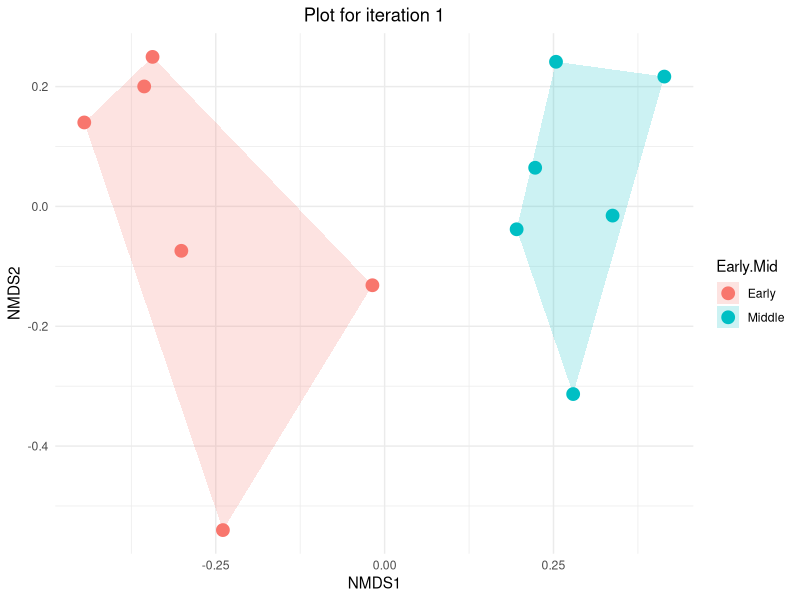
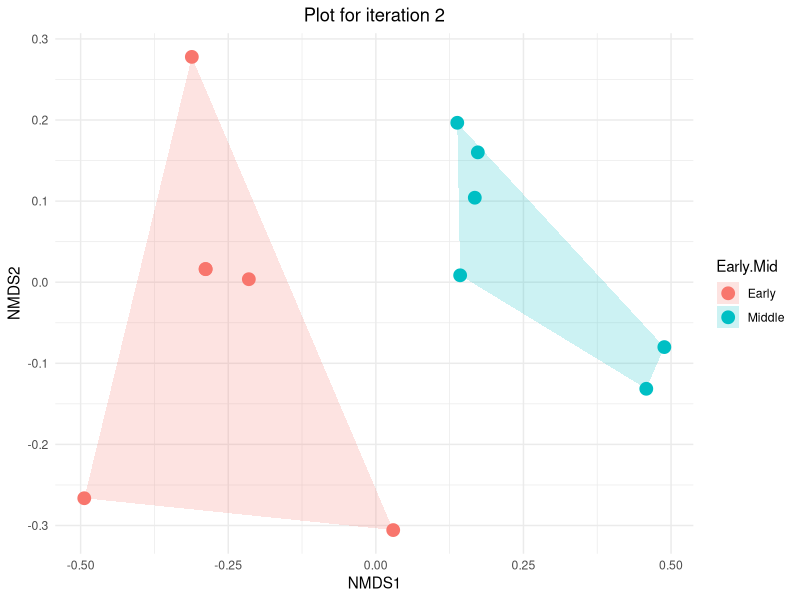
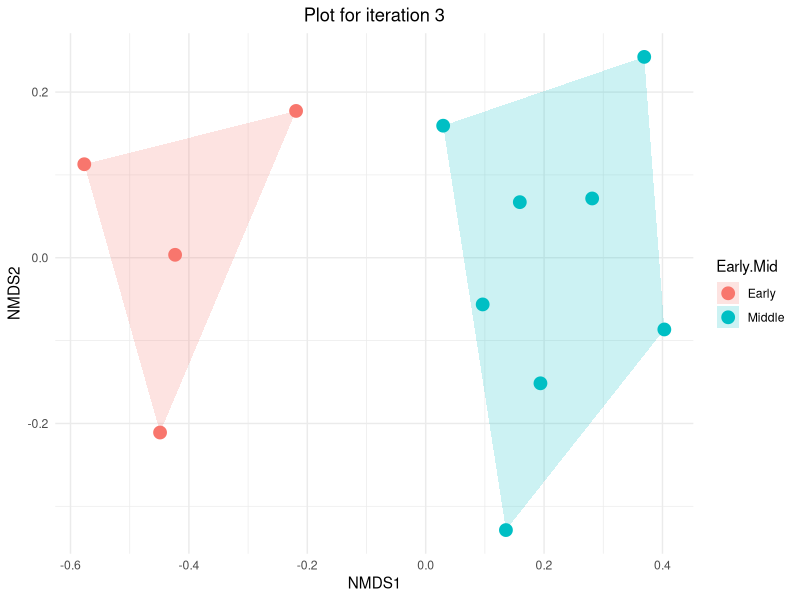
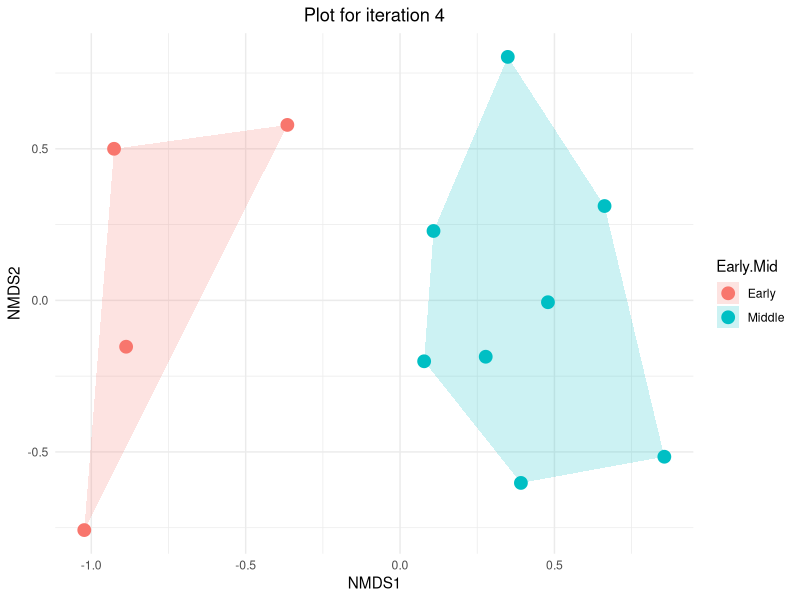
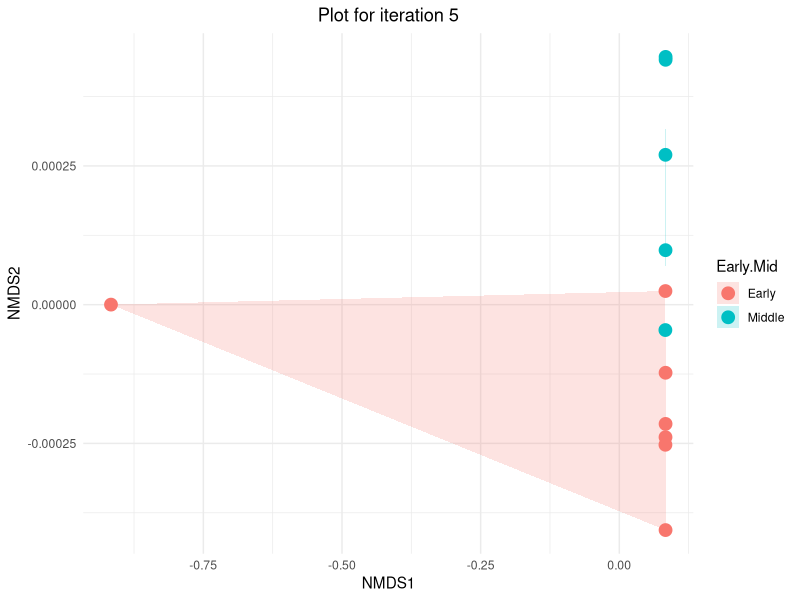
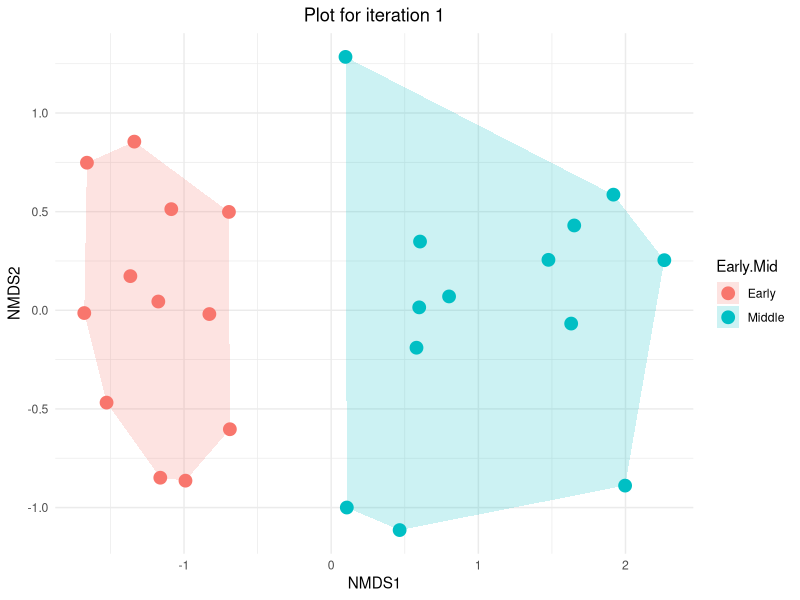
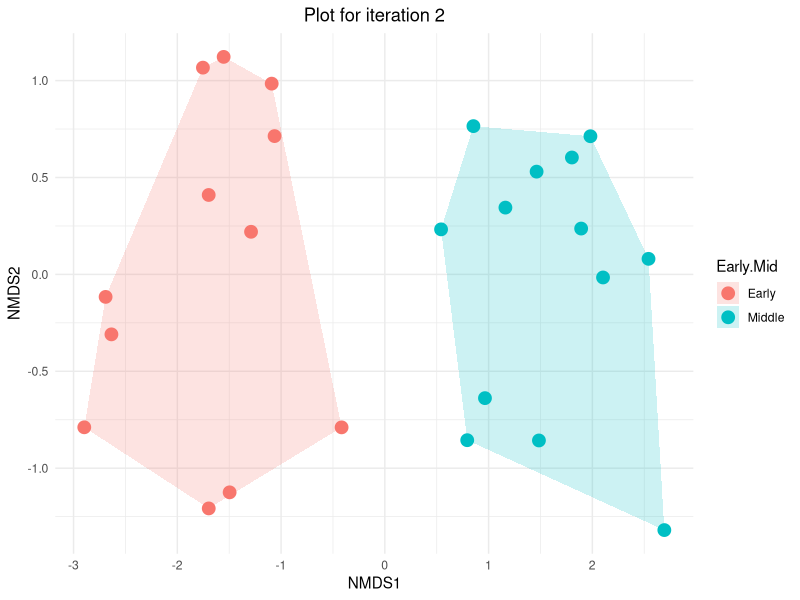
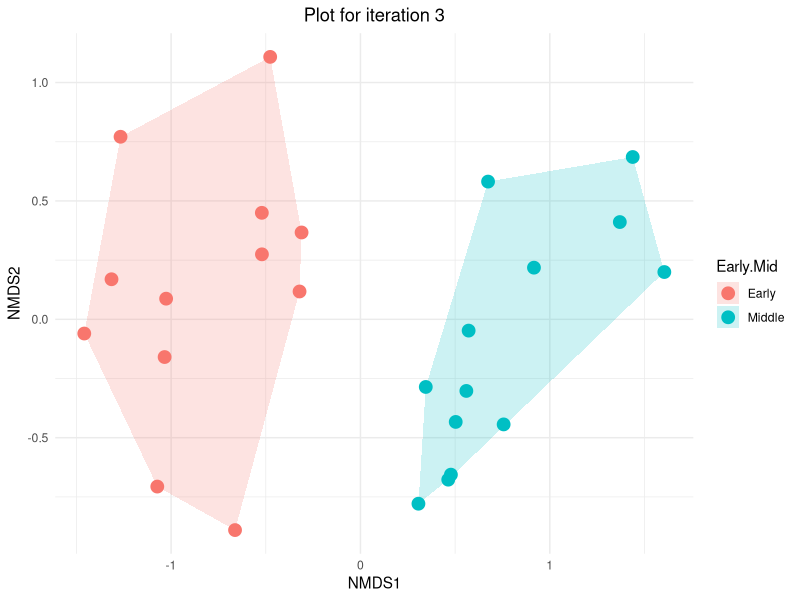

Source code (R) for these figures, in order: (Note: this script raises an error after producing the figures.)
# load libraries
library("dplyr")
library("vegan")
library("ggplot2")

# create directory to store protocol 1 results
dir.create("Protocol1Results")

# load data and replace NAs with 0s
rawData <- read.csv("Data/RelativeDataset.csv")
data <- rawData %>% replace(is.na(.), 0) # ensure NA values are replaced with 0

# create function for running u-test on NMDS axis 1 scores and returning the U-statistic and p-value
mann_whitney_test <- function(NMDS1, Early.Mid, data.scores) {
  test <- wilcox.test(NMDS1 ~ Early.Mid, data = data.scores)
  U_stat <- test$statistic
  p_value <- test$p.value
  return(c(U_stat, p_value))
}

# create function for looping NMDS and producing plots
findNMDS <- function(r, nit, save, plotIndices) {
  
  # set successes to 0 to calculate success ratio
  success = 0
  
  # if you want to save individual results
  if (save == TRUE){
    
    # overhead for creating individual results subdirectory
    folder_name <- paste("Protocol1Results/IndividualResults", 1-r)
    dir.create(folder_name)
  }
  
  # loop to perform the test nit times
  i = 1
  for (i in 1:nit) {
    
    # randomly cull data
    culled_data = data %>%
      slice_sample(prop = r)
    
    # CHECK 1: Make sure there are sufficient data (n = 5) in each sample to run U-test
    count_early = sum(culled_data$Early.Mid == "Early")
    count_mid = sum(culled_data$Early.Mid == "Middle")
      
    # make community matrix - extract columns with relative abundance information
    com = culled_data[,4:ncol(culled_data)]
    m_com = as.matrix(com)
    
    # run NMDS
    nmds = metaMDS(m_com, distance = "bray")
    
    # extract NMDS scores (x and y coordinates) and bind to Early/Mid
    data.scores = as.data.frame(scores(nmds)$sites)
    data.scores$Early.Mid = culled_data$Early.Mid
      
    # CHECK 2: Make sure NMDS didn't return a 1-D or mostly 1-D solution
    z_scores = (data.scores$NMDS1 - mean(data.scores$NMDS1)) / sd(data.scores$NMDS1)
    outliers = abs(z_scores) > 3 # check for outliers outside 3 standard deviations
      
    # make sure "Early" is on the left of the plot
    group_means <- aggregate(NMDS1 ~ Early.Mid, data = data.scores, mean)
    earlyMean <- group_means$NMDS1[group_means$Early.Mid == "Early"]
    midMean <- group_means$NMDS1[group_means$Early.Mid == "Middle"]
    
    # flip the NMDS1 axis if "early" is not on left
    if (earlyMean > midMean) {
      data.scores$NMDS1 <- -data.scores$NMDS1 
    }
    
    # create plot and save axes scores if i < plotIndices 
    if (i <= plotIndices) {
      
      # create function to calculate the convex hull for each group
      find_hull = function(df) df[chull(df$NMDS1, df$NMDS2), ]
      
      # apply the function to your NMDS scores grouped by your factor
      hulls = data.scores %>%
        group_by(Early.Mid) %>%
        do(find_hull(.))
      
      # NMDS plot with convex hulls
      p = ggplot() +
        geom_polygon(data = hulls, aes(x = NMDS1, y = NMDS2, fill = Early.Mid), alpha = 0.2) + # Convex hulls
        geom_point(data = data.scores, aes(x = NMDS1, y = NMDS2, color = Early.Mid), size = 4) + # Points
        theme_minimal() +
        labs(x = "NMDS1", y = "NMDS2") +
        ggtitle(paste("Plot for iteration", i)) +
        theme(plot.title = element_text(hjust = 0.5))
      
      # construct the filename
      file_name = sprintf("NMDS.%d.png", i)
      file_path = file.path(folder_name, file_name)

      # save the plot
      ggsave(filename = file_path, plot = p, bg = "white")
      
      # save axis scores
      write.csv(data.scores, paste0(folder_name, "/NMDSdata", i, ".csv"))
    }

    # CHECK 3: Make sure the p-value of the u-test is significant (p < 0.05)
    u_test = mann_whitney_test(NMDS1, Early.Mid, data.scores)
    
    # check that all 3 criteria are satisfied and mark as success
    if (all(count_early >= 5 && count_mid >= 5, sum(outliers) != 1, u_test[2] < 0.05)) {
      success = success + 1
    }
    
    # proceed to next iteration
    i = i + 1
    }
  
  # check that all iterations were performed correctly
  if (i == nit + 1) {
    
    # calculate success ratio
    successRatio = success/nit
    return(successRatio)
 
  } else {
    print("Failure")
  }
}

# define sequence and find number of rows
r_values <- seq(0.05, 1.00, by = 0.05)
n_rows <- length(r_values)

# initialize matrix
results_matrix <- matrix(NA, nrow = n_rows, ncol = 2)
results_matrix[, 1] <- 1 - r_values
colnames(results_matrix) <- c("Proportion of Data Culled", "Success Rate")

# loop to compute values and store in the second column
for (j in 1:n_rows) {
  results_matrix[j, 2] <- findNMDS(r = r_values[j], # proportion of data retained (loop through at 0.05 increments)
                                   nit = 5, # number of iterations
                                   save = TRUE, # if you want to save individual plots and axis scores
                                   plotIndices = 5) # number of plots produced (make sure save = TRUE)
}

# make matrix dataframe
results_dataframe <- data.frame(results_matrix)

# save matrix to Protocol1Results folder
write.csv(results_dataframe, "Protocol1Results/Summary.csv", row.names = FALSE)

# create a line plot
p <- ggplot(results_dataframe, aes(x = Proportion.of.Data.Culled, y = Success.Rate)) +
        geom_line(color = "black", size = 1) +
        labs(x = "Proportion of Data Culled", y = "Success Rate") +
        theme_classic()

# save line plot to Protocol1Results folder
ggsave("Protocol1Results/SummaryPlot.png", p, width = 3543, height = 2657, units = "px")
